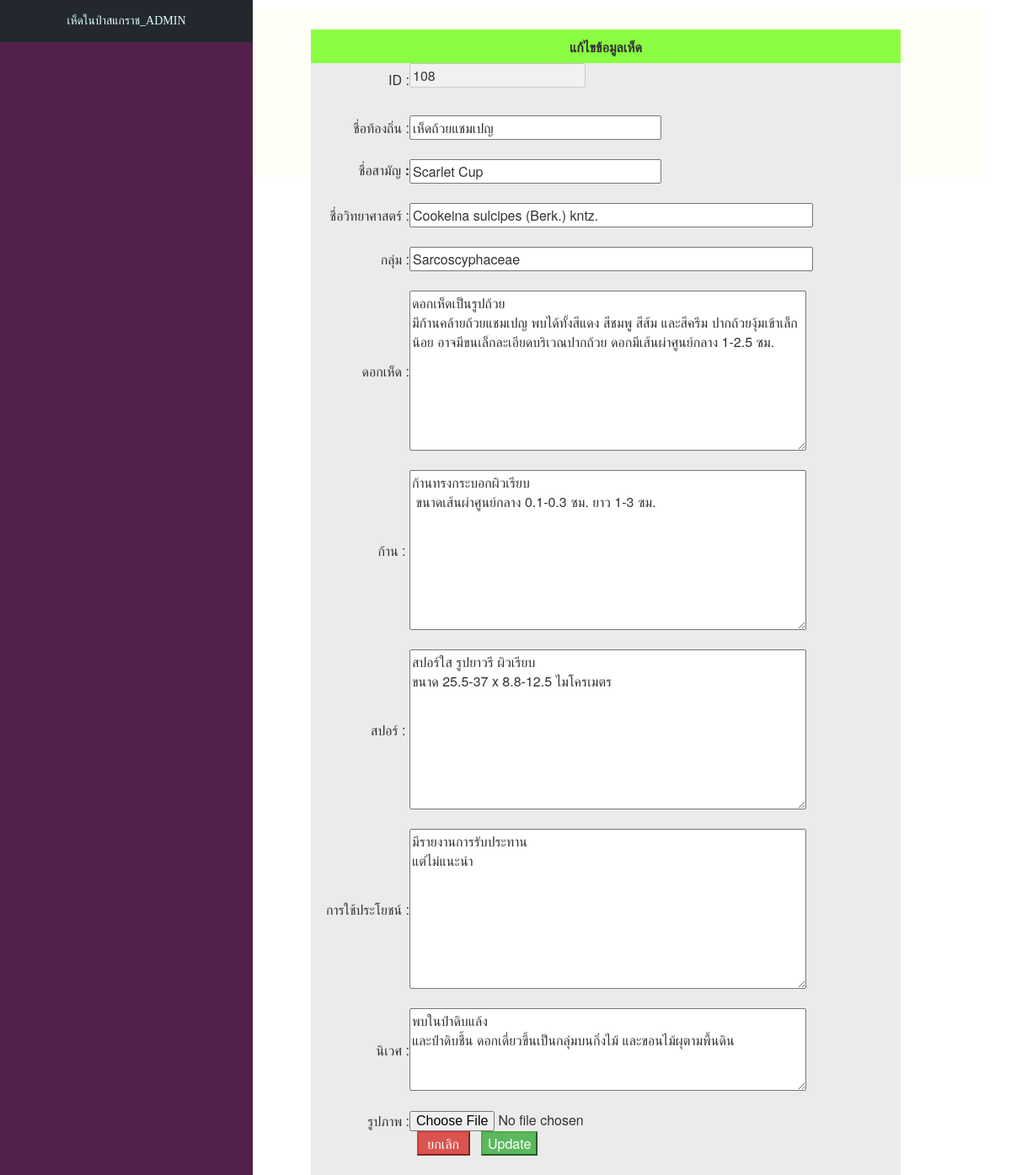
The page /updatehedform.php?m_id=108 on the database its author committed.
### tables this page shows
CREATE TABLE `mushroom` (
  `m_id` int(10) NOT NULL,
  `m_cname` varchar(50) NOT NULL,
  `m_name` varchar(50) NOT NULL,
  `m_sname` varchar(50) NOT NULL,
  `m_family` varchar(50) NOT NULL,
  `m_mush` text NOT NULL,
  `m_stalk` text NOT NULL,
  `m_spore` text NOT NULL,
  `m_benefit` text NOT NULL,
  `m_env` text NOT NULL,
  `m_pic` varchar(255) NOT NULL
);

### updatehedform.php (the view, shortened to what this page needs)
<!DOCTYPE html>
<html>
<head>
  <link rel="stylesheet" href="node_modules/bootstrap/dist/css/bootstrap.min.css">
  <link rel="stylesheet" type="text/css" href="style2.css">
</head>
<body>
  <?php
  include('connect.php');
  include('headadmin.php');
  $mID = mysqli_real_escape_string($conn, $_GET['m_id']);
  $sql = "SELECT * FROM mushroom WHERE m_id='$mID' ";
  $result = mysqli_query($conn, $sql) or die("Error in query: $sql " . mysqli_error());
  $row = mysqli_fetch_array($result);
  extract($row);
  ?>
  <div class="container fonts" style="margin-top:10px;">
    <div class="content_right" style="background-color:#fffff8; height:200px;">
      <div class="text-center" style="padding-left:10px; margin-top:20px;">
        <form action="hedupdate_db.php" method="post" enctype="multipart/form-data" name="updatehed" id="updatehed">
          <table width="700" border="0" align="center" cellpadding="0" cellspacing="0">
            <tr>
              <td height="40" colspan="2" align="center" bgcolor="#8AFE42"><b>แก้ไขข้อมูลเห็ด</b></td>
            </tr>
            <tr>
              <td align="right" bgcolor="#EBEBEB">ID : </td>
              <td bgcolor="#EBEBEB">
                <p><input type="text" name="m_id" value="<?php echo $mID; ?>" disabled='disabled' />
              </td>
            </tr>
            <tr>
              <td align="right" bgcolor="#EBEBEB">&nbsp;</td>
              <td bgcolor="#EBEBEB">&nbsp;</td>
            </tr>
            <tr>
              <td width="117" align="right" bgcolor="#EBEBEB">ชื่อท้องถิ่น
                :</td>
              <td width="583" bgcolor="#EBEBEB"><input name="m_cname" type="text" id="m_cname" value="<?php echo $row['m_cname']; ?>" size="30" placeholder="" required="required" /></td>
            </tr>
            <tr>
              <td align="right" bgcolor="#EBEBEB">&nbsp;</td>
              <td bgcolor="#EBEBEB">&nbsp;</td>
            </tr>
            <tr>
              <td align="right" bgcolor="#EBEBEB">ชื่อสามัญ
                <label> :</label></td>
              <td bgcolor="#EBEBEB"><input name="m_name" type="text" id="m_name" value="<?php echo $row['m_name']; ?>" size="30" required="required" /></td>
            </tr>
            <tr>
              <td align="right" bgcolor="#EBEBEB">&nbsp;</td>
              <td bgcolor="#EBEBEB">&nbsp;</td>
            </tr>
            <tr>
              <td align="right" bgcolor="#EBEBEB">ชื่อวิทยาศาสตร์ :</td>
              <td bgcolor="#EBEBEB"><input type="text" name="m_sname" id="m_sname" value="<?php echo $row['m_sname']; ?>" size="50" required="required" /></td>
            </tr>
            <tr>
              <td align="right" bgcolor="#EBEBEB">&nbsp;</td>
              <td bgcolor="#EBEBEB">&nbsp;</td>
            </tr>
            <tr>
              <td align="right" bgcolor="#EBEBEB">กลุ่ม :</td>
              <td bgcolor="#EBEBEB"><input type="text" name="m_family" id="m_family" value="<?php echo $row['m_family']; ?>" size="50" required="required" /></td>
            </tr>
            <tr>
              <td align="right" bgcolor="#EBEBEB">&nbsp;</td>
              <td bgcolor="#EBEBEB">&nbsp;</td>
            </tr>
            <tr>
              <td align="right" bgcolor="#EBEBEB">ดอกเห็ด : </td>
              <td bgcolor="#EBEBEB"><textarea type="text" id="m_mush" name="m_mush" cols="50" rows="8"><?php echo $row['m_mush']; ?></textarea></td>
            </tr>
            <tr>
              <td align="right" bgcolor="#EBEBEB">&nbsp;</td>
              <td bgcolor="#EBEBEB">&nbsp;</td>
            </tr>
            <tr>
              <td align="right" bgcolor="#EBEBEB">ก้าน :
                <label> </label></td>
              <td bgcolor="#EBEBEB"><textarea type="text" id="m_stalk" name="m_stalk" cols="50" rows="8"><?php echo $row['m_stalk']; ?></textarea></td>
            </tr>
            <tr>
              <td align="right" bgcolor="#EBEBEB">&nbsp;</td>
              <td bgcolor="#EBEBEB">&nbsp;</td>
            </tr>
            <tr>
              <td align="right" bgcolor="#EBEBEB">สปอร์ :
                <label> </label></td>
              <td bgcolor="#EBEBEB"><textarea type="text" id="m_spore" name="m_spore" cols="50" rows="8"><?php echo $row['m_spore']; ?></textarea></td>
            </tr>
            <tr>
              <td align="right" bgcolor="#EBEBEB">&nbsp;</td>
              <td bgcolor="#EBEBEB">&nbsp;</td>
            </tr>
            <tr>
              <td align="right" bgcolor="#EBEBEB">การใช้ประโยชน์ : </td>
              <td bgcolor="#EBEBEB"><textarea type="text" id="m_benefit" name="m_benefit" cols="50" rows="8"><?php echo $row['m_benefit']; ?></textarea></td>
            </tr>
            <tr>
              <td align="right" bgcolor="#EBEBEB">&nbsp;</td>
              <td bgcolor="#EBEBEB">&nbsp;</td>
            </tr>
            <tr>
              <td align="right" bgcolor="#EBEBEB">นิเวศ : </td>
              <td bgcolor="#EBEBEB"><textarea type="text" id="m_env" name="m_env" cols="50" rows="4"><?php echo $row['m_env']; ?></textarea></td>
            </tr>
            <tr>
              <td bgcolor="#EBEBEB">&nbsp;</td>
              <td bgcolor="#EBEBEB">&nbsp;</td>
            </tr>
            <tr>
              <td align="right" bgcolor="#EBEBEB">รูปภาพ :</td></br>
              <td bgcolor="#EBEBEB"><input type="file" id="m_pic" name="m_pic"></td>
            </tr>
            <tr>
              <td bgcolor="#EBEBEB">&nbsp;</td>
              <td bgcolor="#EBEBEB">&nbsp;
                <input type="button" class="btn-danger" value=" ยกเลิก " onclick="window.location='admin.php' " />
                <input type="submit" class="btn-success" name="Update" id="Update" value="Update" /></td>
            </tr>
            <tr>
              <td bgcolor="#EBEBEB">&nbsp;</td>
              <td bgcolor="#EBEBEB">&nbsp;</td>
            </tr>
          </table>
        </form>
      </div>
    </div>
  </div>
</body>
</html>

### style2.css (style rules this page uses)
.content_right { float: right; width: 80%; }

### style3.css (style rules this page uses)
body { margin: 0px; padding: 0px; }

### rows shown on the page
mushroom: m_cname "เห็ดถ้วยแชมเปญ", m_name "Scarlet Cup", m_sname "Cookeina sulcipes (Berk.) kntz.", m_family "Sarcoscyphaceae", m_mush "ดอกเห็ดเป็นรูปถ้วย มีก้านคล้ายถ้วยแชมเปญ พบได้ทั้งสีแดง สีชมพู สีส้ม และสีครีม ปากถ้วยงุ้มเข้าเล็กน้อย อาจมีขนเล็กละเอียดบริเวณปากถ้วย ดอกมีเส้นผ่าศูนย์กลาง 1-2.5 ซม.", m_stalk "ก้านทรงกระบอกผิวเรียบ ขนาดเส้นผ่าศูนย์กลาง 0.1-0.3 ซม. ยาว 1-3 ซม.", m_spore "สปอร์ใส รูปยาวรี ผิวเรียบ ขนาด 25.5-37 x 8.8-12.5 ไมโครเมตร", m_benefit "มีรายงานการรับประทาน แต่ไม่แนะนำ", m_env "พบในป่าดิบแล้ง และป่าดิบชื้น ดอกเดี่ยวขึ้นเป็นกลุ่มบนกิ่งไม้ และขอนไม้ผุตามพื้นดิน"
